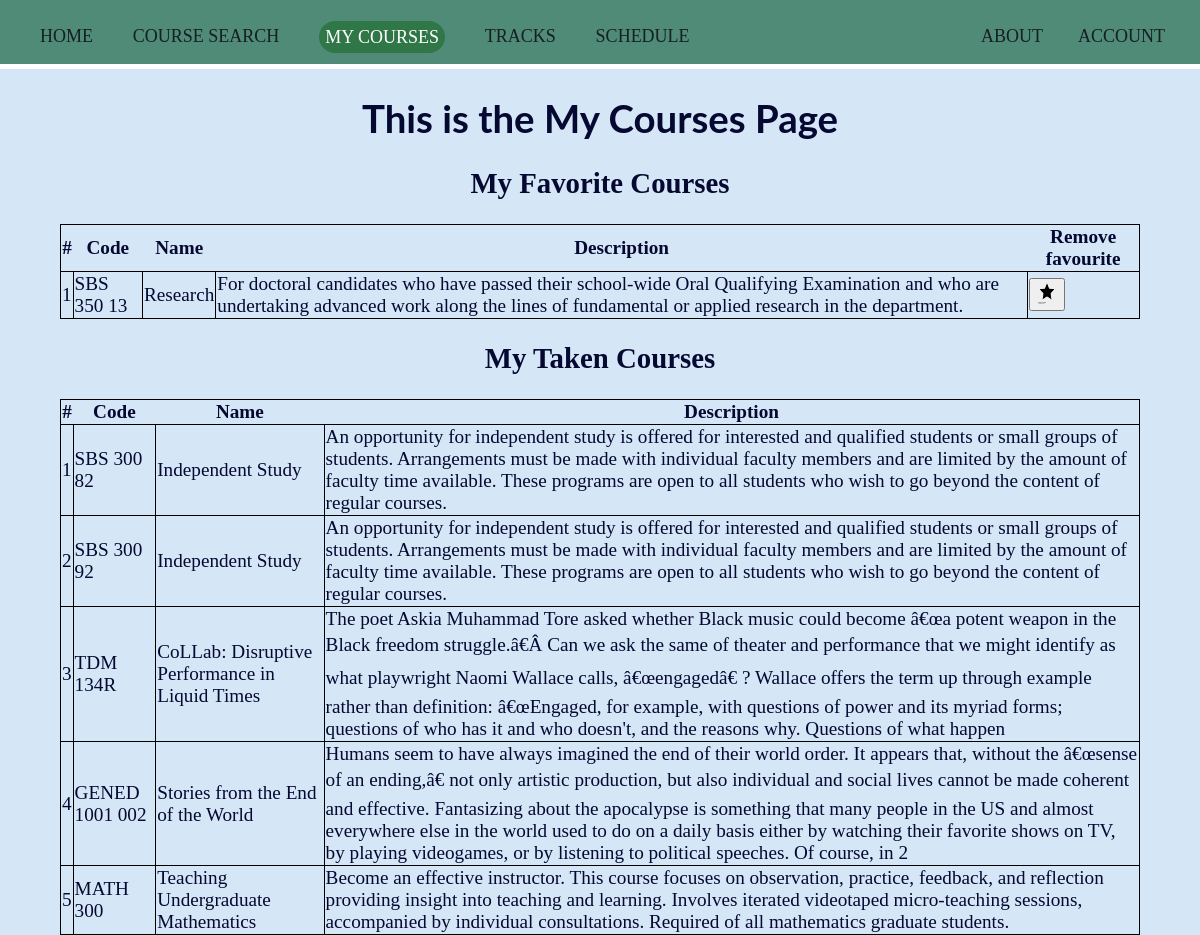
Page /mycourses (signed in) on the committed database.
### tables this page shows
CREATE TABLE courses (
            id INTEGER,
            name TEXT NOT NULL,
            description TEXT,
            code TEXT UNIQUE NOT NULL,
            PRIMARY KEY(id)
            );

### app.py (the view)
@app.route('/mycourses')
@login_required
def mycourses():
    mycourses = "currentpage"
    conn, db = make_cursor("coursedatabase.db")
    user_id = session["user_id"]
    db.execute("SELECT courses.id, courses.name, courses.description, courses.code FROM courses JOIN favourites ON favourites.course_id = courses.id WHERE favourites.user_id = ?", [user_id])
    favourites = db.fetchall()
    completed = db.execute("SELECT courses.id, courses.name, courses.description, courses.code FROM courses JOIN completed ON completed.course_id = courses.id WHERE completed.user_id = ?", [user_id]).fetchall()
    return render_template("mycourses.html", mycourses=mycourses, favourites=favourites, completed=completed)

### app.py (called while the page is built)
def make_cursor(database):
    connection = sqlite3.connect(database)
    return connection, connection.cursor()

@app.after_request
def after_request(response):
    response.headers["Cache-Control"] = "no-cache, no-store, must-revalidate"
    response.headers["Expires"] = 0
    response.headers["Pragma"] = "no-cache"
    return response

### helpers.py (called while the page is built)
def login_required(f):
    @wraps(f)
    def decorated_function(*args, **kwargs):
        if session.get("user_id") is None:
            return redirect("/login")
        return f(*args, **kwargs)
    return decorated_function

### templates/mycourses.html (shortened to what this page needs)
{% extends "layout.html" %}
{% block main %}
<h1 style="text-align: center;">This is the My Courses Page</h1>
<h2 style="text-align: center;"> My Favorite Courses</h2>
<table>
    <thead>
      <tr>
        <th> # </th>
        <th> Code </th>
        <th> Name </th>
        <th> Description </th>
        <th> Remove favourite </th>
      </tr>
    </thead>
    <tbody>
        {% for i, name, desc, code in favourites %}
        <tr>
          <td>{{ loop.index}}</td>
          <td> {{ code }} </td>
          <td> {{ name }} </td>
          <td> {{ desc }} </td>
          <td> <form method="post" action="/removefavourite"> <button name="id" value="{{ i }}">
            <img src="/static/noun_Star_750825.png" alt="Star by Zaff Studio from the Noun Project" style="width:20px;height:24px;">
            </form> </button> </td>
        </tr>
        {% endfor %}
    </tbody>
</table>
<h2 style="text-align: center;"> My Taken Courses</h2>
<table>
  <thead>
    <tr>
      <th> # </th>
      <th> Code </th>
      <th> Name </th>
      <th> Description </th>
    </tr>
  </thead>
  <tbody>
      {% for i, name, desc, code in completed %}
      <tr>
        <td>{{ loop.index}}</td>
        <td> {{ code }} </td>
        <td> {{ name }} </td>
        <td> {{ desc }} </td>
      </tr>
      {% endfor %}
  </tbody>
</table>
{% endblock %}

### templates/layout.html
<!doctype html>
<html lang="en">
    <head>
        <link rel="stylesheet" href="static/CS50project_style.css">
    </head>
    <body>
        <header>
            <div class="topbar">
                <nav>
                    <ul>
                        <li>
                            <a class=" {{ home }} " href="/"> Home </a>
                        </li>
                        <li>
                            <a class=" {{ search }} " href="/search"> Course Search </a>
                        </li>
                        <li>
                            <a class=" {{ mycourses }} " href="/mycourses"> My Courses </a>
                        </li>
                        <li>
                            <a class=" {{ tracks }} " href="/tracks"> Tracks </a>
                        </li>
                        <li>
                            <a class=" {{ schedule }} " href="/schedule"> Schedule </a>
                        </li>
                        {% if session.user_id %}
                        <li style = "float:right" style = "padding-right:1em">
                            <a class=" {{ account }} " href="/account"> Account </a>
                        </li>
                        {% else %}
                        <li style = "float:right" style = "padding-right:1em">
                            <a class=" {{ login }} " href="/login"> Log In </a>
                        </li>
                        {% endif %}
                        <li style = "float:right">
                            <a class=" {{ about }} " href="/about"> About </a>
                        </li>
                    </ul>
                </nav>
            </div>
        </header>
    <main>
        {% block main %}{% endblock %}
    </main>
    </body>
</html>

### static/CS50project_style.css (style rules this page uses)
body { background-color: #d5e6f7; color: #050831; font-size: 1.2rem; margin: 0; font-family: 'Merriweather'; }
h1 { border: none; margin: none; font-family: 'Lato', sans-serif; }
header { background: #4f8b77; border-bottom: 5px solid #ffffff; }
header::after { content: ''; display: table; clear: both; }
.topbar { width: 100%; margin: 0 auto; }
nav ul { margin: 0; padding-bottom: 14px; list-style: none; }
nav li { display: inline-block; margin-right: 35px; padding-top: 25px; }
nav a { color: #171e24; text-decoration: none; text-transform: uppercase; font-size: 18px; }
nav a.currentpage { color:white; background-color: #307747; border: .4rem solid transparent; border-radius: 1.3rem; line-height: 1.4; padding: none; text-align: center; transition: color 0.15s ease-in-out, background-color 0.15s ease-in-out, border-color 0.15s ease-in-out, box-shadow 0.15s ease-in-out; vertical-align: middle; }

### templates/mycourses.html (style rules this page uses)
table, tr, td { border: 1px black solid; border-collapse: collapse; }
table { width:90%; margin-left: auto; margin-right: auto; }

### rows in the picture
courses: code "SBS 350 13", name "Research", description "For doctoral candidates who have passed their school-wide Oral Qualifying Examination and who are undertaking advanced work along the lines of fundamental or applied research in the department.", {{ i }} 5 (drawn)
courses: code "SBS 300 82", name "Independent Study", description "An opportunity for independent study is offered for interested and qualified students or small groups of students. Arrangements must be made with individual faculty members and are limited by the amount of faculty time available. These programs are open to all students who wish to go beyond the content of regular courses."
courses: code "SBS 300 92", name "Independent Study", description "An opportunity for independent study is offered for interested and qualified students or small groups of students. Arrangements must be made with individual faculty members and are limited by the amount of faculty time available. These programs are open to all students who wish to go beyond the content of regular courses."
courses: code "TDM 134R", name "CoLLab: Disruptive Performance in Liquid Times", description "The poet Askia Muhammad Tore asked whether Black music could become â€œa potent weapon in the Black freedom struggle.â€Â Can we ask the same of theater and performance that we might identify as what playwright Naomi Wallace calls, â€œengagedâ€ ? Wallace offers the term up through example rather than definition: â€œEngaged, for example, with questions of power and its myriad forms; questions of who has it and who doesn't, and the reasons why. Questions of what happen"
courses: code "GENED 1001 002", name "Stories from the End of the World", description "Humans seem to have always imagined the end of their world order. It appears that, without the â€œsense of an ending,â€ not only artistic production, but also individual and social lives cannot be made coherent and effective. Fantasizing about the apocalypse is something that many people in the US and almost everywhere else in the world used to do on a daily basis either by watching their favorite shows on TV, by playing videogames, or by listening to political speeches. Of course, in 2"
courses: code "MATH 300", name "Teaching Undergraduate Mathematics", description "Become an effective instructor. This course focuses on observation, practice, feedback, and reflection providing insight into teaching and learning. Involves iterated videotaped micro-teaching sessions, accompanied by individual consultations. Required of all mathematics graduate students."
